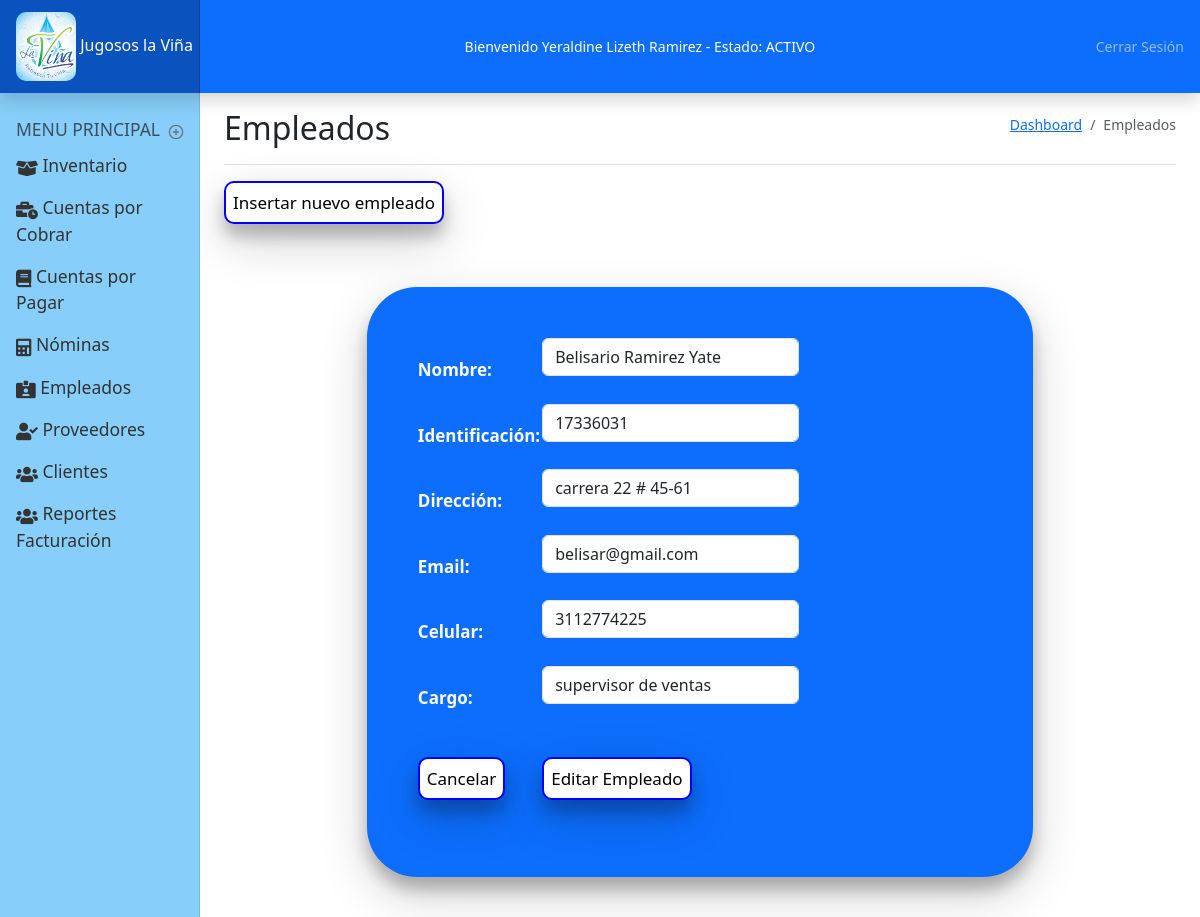
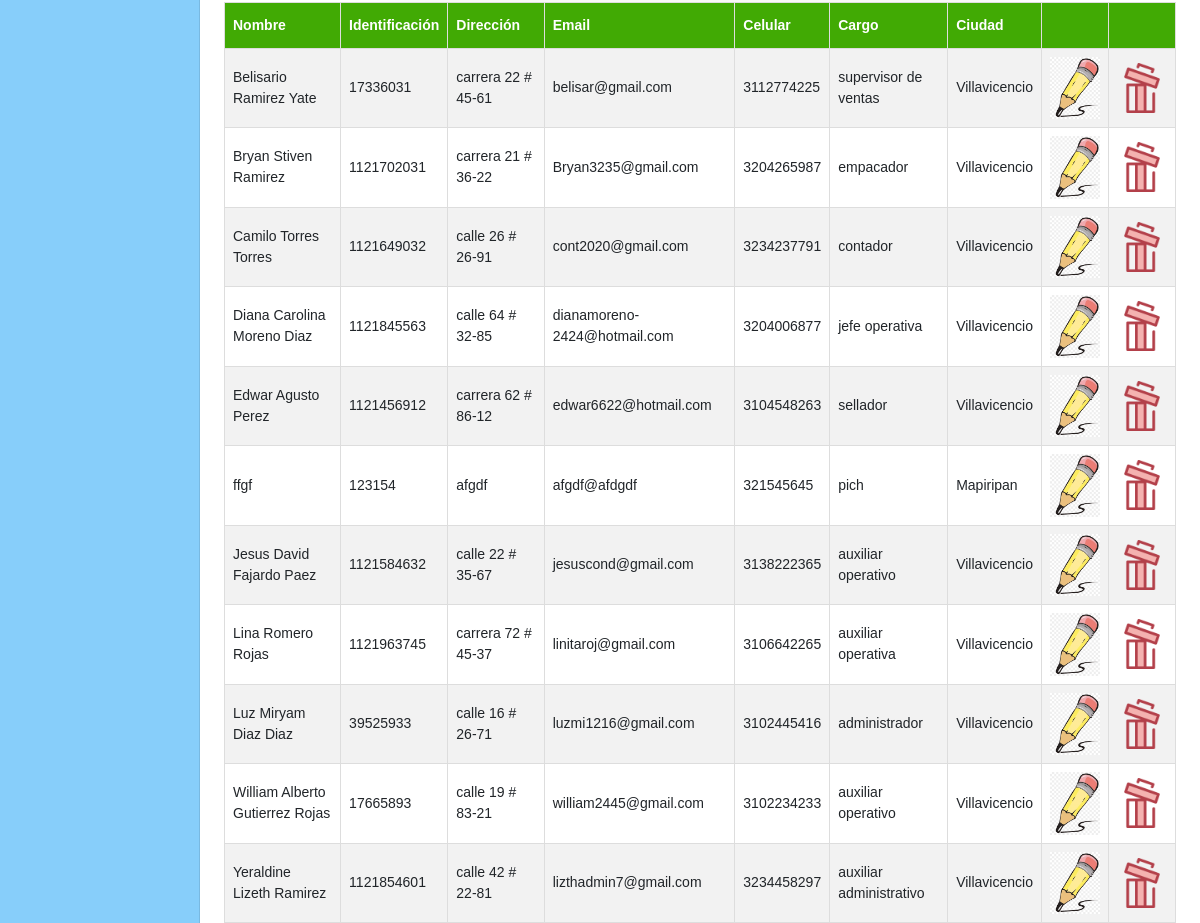
The app's page /empleados.php?id_empleado=18 (signed in) with its own data (2 pictures, top to bottom).
### tables this page shows
CREATE TABLE `usuario` (
  `id_usuario` int(11) NOT NULL,
  `nombre` varchar(150) NOT NULL,
  `user` varchar(255) NOT NULL,
  `identificacion` varchar(15) NOT NULL,
  `celular` varchar(10) NOT NULL,
  `direccion` varchar(150) NOT NULL,
  `email` varchar(150) NOT NULL,
  `contrasena` varchar(150) NOT NULL,
  `rol` varchar(255) NOT NULL,
  `activo` varchar(3) NOT NULL,
  `r_ecommerce` int(11) NOT NULL,
  `r_login` int(11) NOT NULL,
  `r_datos_de_pago` int(11) NOT NULL,
  `r_contador_visitas` int(11) NOT NULL,
  `r_encuesta` int(11) NOT NULL,
  `r_consultar_producto` int(11) NOT NULL,
  `r_chat` int(11) NOT NULL,
  `r_formulario` int(11) NOT NULL
);

CREATE TABLE `empleado` (
  `id_empleado` int(11) NOT NULL,
  `nombre` varchar(255) NOT NULL,
  `identificacion` varchar(15) NOT NULL,
  `direccion` varchar(150) NOT NULL,
  `email` varchar(255) NOT NULL,
  `celular` varchar(15) NOT NULL,
  `tipo_empleado` varchar(255) NOT NULL,
  `foto` varchar(255) DEFAULT NULL,
  `hv_empleado` varchar(255) DEFAULT NULL,
  `r_municipios` int(11) NOT NULL,
  `r_login` int(11) NOT NULL,
  `r_formulario` int(11) NOT NULL,
  `r_chat` int(11) NOT NULL,
  `r_encuesta` int(11) NOT NULL,
  `r_facturacion` int(11) NOT NULL,
  `r_registrar_pedido` int(11) NOT NULL,
  `r_mantenimiento` int(11) NOT NULL,
  `r_gestion_financiera` int(11) NOT NULL
);

CREATE TABLE `municipios` (
  `id_municipios` int(11) NOT NULL,
  `municipio` varchar(255) NOT NULL,
  `r_regiones` int(11) NOT NULL
);

### bloqueo.php (called while the page is built, shortened)
<?php
    $usuario = $_SESSION['usuario'];
    $consulta = "select * from usuario where id_usuario = '$usuario'";
    $resultado = mysqli_query($conexion, $consulta) or die ('No se consulto el usuario');
    $userr = mysqli_fetch_array($resultado);
?>

### bloques/empleados/editar.php (the view, shortened to what this page needs)
<?php
$eid = $_GET['id_empleado'];
$conempleado = "select * from empleado where id_empleado = $eid";
$resempleado = mysqli_query($conexion, $conempleado) or die('no se consulto empleado');
$empleado = mysqli_fetch_array($resempleado);
?>
<div id="formulario">
    <form action="empleados.php?id_empleado=<?php echo $empleado['id_empleado'] ?>" method="post" class="form">
        <table>
            <tr>
                <th>Nombre:</th>
                <td><input type="text" name="nombre" value="<?php echo $empleado['nombre'] ?>" required="required" placeholder="Nombre empleado" class="form-control"><br></td>
            </tr>
            <tr>
                <th>Identificación:</th>
                <td><input type="text" name="documento" value="<?php echo $empleado['identificacion'] ?>" required="required" placeholder="No documento" class="form-control"><br></td>
            </tr>
            <tr>
                <th>Dirección:</th>
                <td><input type="text" name="direccion" value="<?php echo $empleado['direccion'] ?>" required="required" placeholder="Dirección" class="form-control"><br></td>
            </tr>
            <tr>
                <th>Email:</th>
                <td><input type="email" name="email" value="<?php echo $empleado['email'] ?>" required="required" placeholder="Email" class="form-control"><br></td>
            </tr>
            <tr>
                <th>Celular:</th>
                <td><input type="tel" name="celular" value="<?php echo $empleado['celular'] ?>" required="required" placeholder="Celular" class="form-control"><br></td>
            </tr>
            <tr>
                <th>Cargo:</th>
                <td><input type="text" name="cargo" value="<?php echo $empleado['tipo_empleado'] ?>" required="required" placeholder="Cargo" class="form-control"><br></td>
            </tr>
            <tr>
                <th>
                    <br><button name="botoninsertar" value="insertar" type="button" class="btnInsertClient" onclick="window.location='empleados.php'">
                        Cancelar
                    </button><br><br>
                </th>
                <td><br><input type="submit" name="boton" value="Editar Empleado" class=btnInsertClient><br><br></td>
            </tr>
        </table>
    </form>
    <br><br>
</div>
<div class="consulta">
    <table class="tconsulta">
        <tr>
            <th>Nombre</th>
            <th>Identificación</th>
            <th>Dirección</th>
            <th>Email</th>
            <th>Celular</th>
            <th>Cargo</th>
            <th>Ciudad</th>
            <th></th>
            <th></th>
        </tr>
        <?php
        $consulta_e = "select * from empleado order by nombre";
        $resultado_e = mysqli_query($conexion, $consulta_e) or die('no se consulto los empleados');
        while ($empleado = mysqli_fetch_array($resultado_e)) {
        ?>
            <tr>
                <td><?php echo $empleado['nombre']; ?></td>
                <td><?php echo $empleado['identificacion']; ?></td>
                <td><?php echo $empleado['direccion']; ?></td>
                <td><?php echo $empleado['email']; ?></td>
                <td><?php echo $empleado['celular']; ?></td>
                <td><?php echo $empleado['tipo_empleado']; ?></td>
                <td>
                    <?php
                    $consulta_ciudad = "select * from municipios where id_municipios = " . $empleado['r_municipios'];
                    $res_ciudad = mysqli_query($conexion, $consulta_ciudad) or die('no se consulto la ciudad');
                    $ciudad = mysqli_fetch_array($res_ciudad);
                    echo $ciudad['municipio'];
                    ?>
                </td>
                <td>
                    <img src="img/editar.png" width="50px" title="Editar" alt="Editar">
                </td>
                <td>
                    <img src="img/borrar.png" width="50xp" title="Borrar" alt="Borrar" style="cursor: pointer;" onclick="eliminarEmpleado(<?php echo $empleado['id_empleado']; ?>);">
                </td>
            </tr>
        <?php } ?>
    </table>
</div>

### partes/header.php (shortened to what this page needs)
<header class="navbar navbar-dark sticky-top flex-md-nowrap p-0 shadow">
  <a class="navbar-brand col-md-3 col-lg-2 me-0 px-3 fs-6" href="#">
    <img id="log" src="img/logo.png" width="60px" alt="logo">
    Jugosos la Viña
  </a>
  <span style="color:white">
    Bienvenido <?php echo $userr['nombre']; ?> - Estado:
    <?php
    if ($userr['activo'] == "Si") {
      echo "ACTIVO";
    } else {
      echo "NO ACTIVO";
    }
    ?>
  </span>
  <div class="navbar-nav">
    <div class="nav-item text-nowrap">
      <a class="nav-link px-3" href="salir.php">Cerrar Sesión</a>
    </div>
  </div>
</header>

### css/dashboard.css (style rules this page uses)
body { font-size: .875rem; }
.navbar-brand { padding-top: .75rem; padding-bottom: .75rem; background-color: rgba(0, 0, 0, .25); box-shadow: inset -1px 0 0 rgba(0, 0, 0, .25); }
header { background-color: #0d6efd; }
#log { border-radius: 10px; }
.tconsulta { font-family: Arial, Helvetica, sans-serif; border-collapse: collapse; width: 100%; overflow-x: auto; }
.consulta td, .consulta th { border: 1px solid #ddd; padding: 8px; }
.consulta tr:nth-child(even) { background-color: #f2f2f2 }
.consulta th { padding-top: 12px; padding-bottom: 12px; text-align: left; background-color: #41aa04; color: white; }
.btnInsertClient { background-color: white; padding: 7px; border: 2px solid blue; border-radius: 10px; font-size: 17px; margin-right: 0px; box-shadow: 0 12px 16px 0 rgba(0,0,0,0.24),0 17px 50px 0 rgba(0,0,0,0.19); }
.form { width: 70%; padding: 50px; margin: auto; font-size: 17px; font-weight: bold; border-radius: 50px; background-color: #0d6efd; color: white; box-shadow: 0 12px 16px 0 rgba(0,0,0,0.24),0 17px 50px 0 rgba(0,0,0,0.19); }

### records on screen
usuario: nombre "Yeraldine Lizeth Ramirez"
empleado: nombre "Belisario Ramirez Yate", documento "17336031", direccion "carrera 22 # 45-61", email "belisar@gmail.com", celular "3112774225", cargo "supervisor de ventas", identificacion "17336031", tipo_empleado "supervisor de ventas", municipios.municipio "Villavicencio"
empleado: nombre "Bryan Stiven Ramirez", identificacion "1121702031", direccion "carrera 21 # 36-22", email "Bryan3235@gmail.com", celular "3204265987", tipo_empleado "empacador", municipios.municipio "Villavicencio"
empleado: nombre "Camilo Torres Torres", identificacion "1121649032", direccion "calle 26 # 26-91", email "cont2020@gmail.com", celular "3234237791", tipo_empleado "contador", municipios.municipio "Villavicencio"
empleado: nombre "Diana Carolina Moreno Diaz", identificacion "1121845563", direccion "calle 64 # 32-85", email "dianamoreno-2424@hotmail.com", celular "3204006877", tipo_empleado "jefe operativa", municipios.municipio "Villavicencio"
empleado: nombre "Edwar Agusto Perez", identificacion "1121456912", direccion "carrera 62 # 86-12", email "edwar6622@hotmail.com", celular "3104548263", tipo_empleado "sellador", municipios.municipio "Villavicencio"
empleado: nombre "ffgf", identificacion "123154", direccion "afgdf", email "afgdf@afdgdf", celular "321545645", tipo_empleado "pich", municipios.municipio "Mapiripan"
empleado: nombre "Jesus David Fajardo Paez", identificacion "1121584632", direccion "calle 22 # 35-67", email "jesuscond@gmail.com", celular "3138222365", tipo_empleado "auxiliar operativo", municipios.municipio "Villavicencio"
empleado: nombre "Lina Romero Rojas", identificacion "1121963745", direccion "carrera 72 # 45-37", email "linitaroj@gmail.com", celular "3106642265", tipo_empleado "auxiliar operativa", municipios.municipio "Villavicencio"
empleado: nombre "Luz Miryam Diaz Diaz", identificacion "39525933", direccion "calle 16 # 26-71", email "luzmi1216@gmail.com", celular "3102445416", tipo_empleado "administrador", municipios.municipio "Villavicencio"
empleado: nombre "William Alberto Gutierrez Rojas", identificacion "17665893", direccion "calle 19 # 83-21", email "william2445@gmail.com", celular "3102234233", tipo_empleado "auxiliar operativo", municipios.municipio "Villavicencio"
empleado: nombre "Yeraldine Lizeth Ramirez", identificacion "1121854601", direccion "calle 42 # 22-81", email "lizthadmin7@gmail.com", celular "3234458297", tipo_empleado "auxiliar administrativo", municipios.municipio "Villavicencio"
